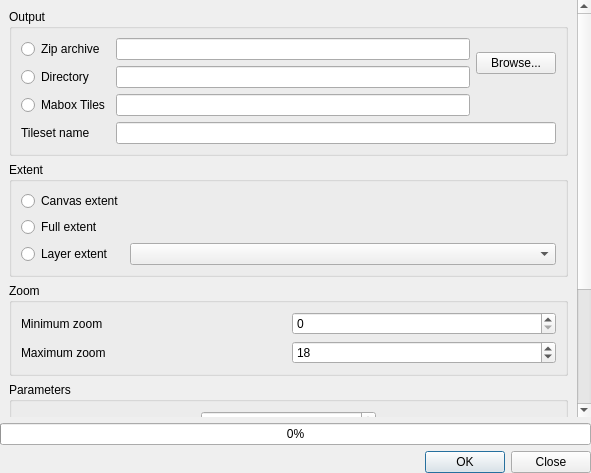
<?xml version="1.0" encoding="UTF-8"?>
<ui version="4.0">
 <class>Dialog</class>
 <widget class="QDialog" name="Dialog">
  <property name="geometry">
   <rect>
    <x>0</x>
    <y>0</y>
    <width>591</width>
    <height>473</height>
   </rect>
  </property>
  <property name="windowTitle">
   <string>QTiles</string>
  </property>
  <layout class="QVBoxLayout" name="verticalLayout">
   <property name="margin">
    <number>0</number>
   </property>
   <item>
    <widget class="QScrollArea" name="scrollArea">
     <property name="frameShape">
      <enum>QFrame::NoFrame</enum>
     </property>
     <property name="widgetResizable">
      <bool>true</bool>
     </property>
     <widget class="QWidget" name="scrollAreaWidgetContents">
      <property name="geometry">
       <rect>
        <x>0</x>
        <y>0</y>
        <width>564</width>
        <height>603</height>
       </rect>
      </property>
      <layout class="QVBoxLayout" name="verticalLayout_2">
       <item>
        <widget class="QGroupBox" name="groupBox">
         <property name="title">
          <string>Output</string>
         </property>
         <layout class="QGridLayout" name="gridLayout">
          <item row="0" column="0">
           <widget class="QRadioButton" name="rbOutputZip">
            <property name="text">
             <string>Zip archive</string>
            </property>
           </widget>
          </item>
          <item row="0" column="1">
           <widget class="QLineEdit" name="leZipFileName"/>
          </item>
          <item row="0" column="2" rowspan="2">
           <widget class="QPushButton" name="btnBrowse">
            <property name="text">
             <string>Browse...</string>
            </property>
           </widget>
          </item>
          <item row="1" column="0">
           <widget class="QRadioButton" name="rbOutputDir">
            <property name="text">
             <string>Directory</string>
            </property>
           </widget>
          </item>
          <item row="1" column="1">
           <widget class="QLineEdit" name="leDirectoryName"/>
          </item>
          <item row="3" column="0">
           <widget class="QLabel" name="label_4">
            <property name="text">
             <string>Tileset name</string>
            </property>
           </widget>
          </item>
          <item row="3" column="1" colspan="2">
           <widget class="QLineEdit" name="leRootDir"/>
          </item>
          <item row="2" column="0">
           <widget class="QRadioButton" name="rbMabox">
            <property name="text">
             <string>Mabox Tiles</string>
            </property>
           </widget>
          </item>
          <item row="2" column="1">
           <widget class="QLineEdit" name="leMbtilesPath"/>
          </item>
         </layout>
        </widget>
       </item>
       <item>
        <widget class="QGroupBox" name="groupBox_2">
         <property name="title">
          <string>Extent</string>
         </property>
         <layout class="QGridLayout" name="gridLayout_2">
          <item row="0" column="0">
           <widget class="QRadioButton" name="rbExtentCanvas">
            <property name="text">
             <string>Canvas extent</string>
            </property>
           </widget>
          </item>
          <item row="1" column="0">
           <widget class="QRadioButton" name="rbExtentFull">
            <property name="text">
             <string>Full extent</string>
            </property>
           </widget>
          </item>
          <item row="2" column="0">
           <widget class="QRadioButton" name="rbExtentLayer">
            <property name="text">
             <string>Layer extent</string>
            </property>
           </widget>
          </item>
          <item row="2" column="1">
           <widget class="QComboBox" name="cmbLayers">
            <property name="sizePolicy">
             <sizepolicy hsizetype="Expanding" vsizetype="Fixed">
              <horstretch>0</horstretch>
              <verstretch>0</verstretch>
             </sizepolicy>
            </property>
           </widget>
          </item>
         </layout>
        </widget>
       </item>
       <item>
        <widget class="QGroupBox" name="groupBox_3">
         <property name="title">
          <string>Zoom</string>
         </property>
         <layout class="QGridLayout" name="gridLayout_3">
          <item row="0" column="0">
           <widget class="QLabel" name="label">
            <property name="text">
             <string>Minimum zoom</string>
            </property>
           </widget>
          </item>
          <item row="0" column="1">
           <widget class="QSpinBox" name="spnZoomMin">
            <property name="maximum">
             <number>40</number>
            </property>
           </widget>
          </item>
          <item row="1" column="0">
           <widget class="QLabel" name="label_2">
            <property name="text">
             <string>Maximum zoom</string>
            </property>
           </widget>
          </item>
          <item row="1" column="1">
           <widget class="QSpinBox" name="spnZoomMax">
            <property name="minimum">
             <number>0</number>
            </property>
            <property name="maximum">
             <number>40</number>
            </property>
            <property name="value">
             <number>18</number>
            </property>
           </widget>
          </item>
         </layout>
        </widget>
       </item>
       <item>
        <widget class="QgsCollapsibleGroupBox" name="grpParameters">
         <property name="title">
          <string>Parameters</string>
         </property>
         <property name="collapsed" stdset="0">
          <bool>true</bool>
         </property>
         <property name="saveCollapsedState" stdset="0">
          <bool>true</bool>
         </property>
         <layout class="QGridLayout">
          <item row="0" column="0">
           <widget class="QLabel" name="label_3">
            <property name="text">
             <string>Tile width</string>
            </property>
           </widget>
          </item>
          <item row="0" column="2" rowspan="2">
           <widget class="QCheckBox" name="chkLockRatio">
            <property name="text">
             <string>Lock 1:1 ratio</string>
            </property>
           </widget>
          </item>
          <item row="1" column="0">
           <widget class="QLabel" name="lblHeight">
            <property name="enabled">
             <bool>true</bool>
            </property>
            <property name="text">
             <string>Tile height</string>
            </property>
           </widget>
          </item>
          <item row="0" column="1">
           <widget class="QSpinBox" name="spnTileWidth">
            <property name="minimum">
             <number>128</number>
            </property>
            <property name="maximum">
             <number>2048</number>
            </property>
            <property name="value">
             <number>256</number>
            </property>
           </widget>
          </item>
          <item row="1" column="1">
           <widget class="QSpinBox" name="spnTileHeight">
            <property name="enabled">
             <bool>true</bool>
            </property>
            <property name="minimum">
             <number>128</number>
            </property>
            <property name="maximum">
             <number>2048</number>
            </property>
            <property name="value">
             <number>256</number>
            </property>
           </widget>
          </item>
          <item row="2" column="0" colspan="3">
           <widget class="QCheckBox" name="chkAntialiasing">
            <property name="text">
             <string>Make lines appear less jagged at the expence of some drawing performance</string>
            </property>
           </widget>
          </item>
          <item row="3" column="0" colspan="3">
           <widget class="QCheckBox" name="chkTMSConvention">
            <property name="text">
             <string>Use TMS tiles convention (Slippy Map by default)</string>
            </property>
           </widget>
          </item>
          <item row="4" column="0" colspan="3">
           <widget class="QCheckBox" name="chkWriteMapurl">
            <property name="text">
             <string>Write .mapurl file</string>
            </property>
           </widget>
          </item>
          <item row="5" column="0" colspan="3">
           <widget class="QCheckBox" name="chkWriteViewer">
            <property name="text">
             <string>Write Leaflet-based viewer</string>
            </property>
           </widget>
          </item>
         </layout>
        </widget>
       </item>
      </layout>
     </widget>
    </widget>
   </item>
   <item>
    <widget class="QProgressBar" name="progressBar">
     <property name="value">
      <number>0</number>
     </property>
    </widget>
   </item>
   <item>
    <widget class="QDialogButtonBox" name="buttonBox">
     <property name="orientation">
      <enum>Qt::Horizontal</enum>
     </property>
     <property name="standardButtons">
      <set>QDialogButtonBox::Close|QDialogButtonBox::Ok</set>
     </property>
    </widget>
   </item>
  </layout>
 </widget>
 <customwidgets>
  <customwidget>
   <class>QgsCollapsibleGroupBox</class>
   <extends>QGroupBox</extends>
   <header>qgis.gui</header>
   <container>1</container>
  </customwidget>
 </customwidgets>
 <resources/>
 <connections>
  <connection>
   <sender>buttonBox</sender>
   <signal>accepted()</signal>
   <receiver>Dialog</receiver>
   <slot>accept()</slot>
   <hints>
    <hint type="sourcelabel">
     <x>248</x>
     <y>254</y>
    </hint>
    <hint type="destinationlabel">
     <x>157</x>
     <y>274</y>
    </hint>
   </hints>
  </connection>
  <connection>
   <sender>buttonBox</sender>
   <signal>rejected()</signal>
   <receiver>Dialog</receiver>
   <slot>reject()</slot>
   <hints>
    <hint type="sourcelabel">
     <x>316</x>
     <y>260</y>
    </hint>
    <hint type="destinationlabel">
     <x>286</x>
     <y>274</y>
    </hint>
   </hints>
  </connection>
 </connections>
</ui>
